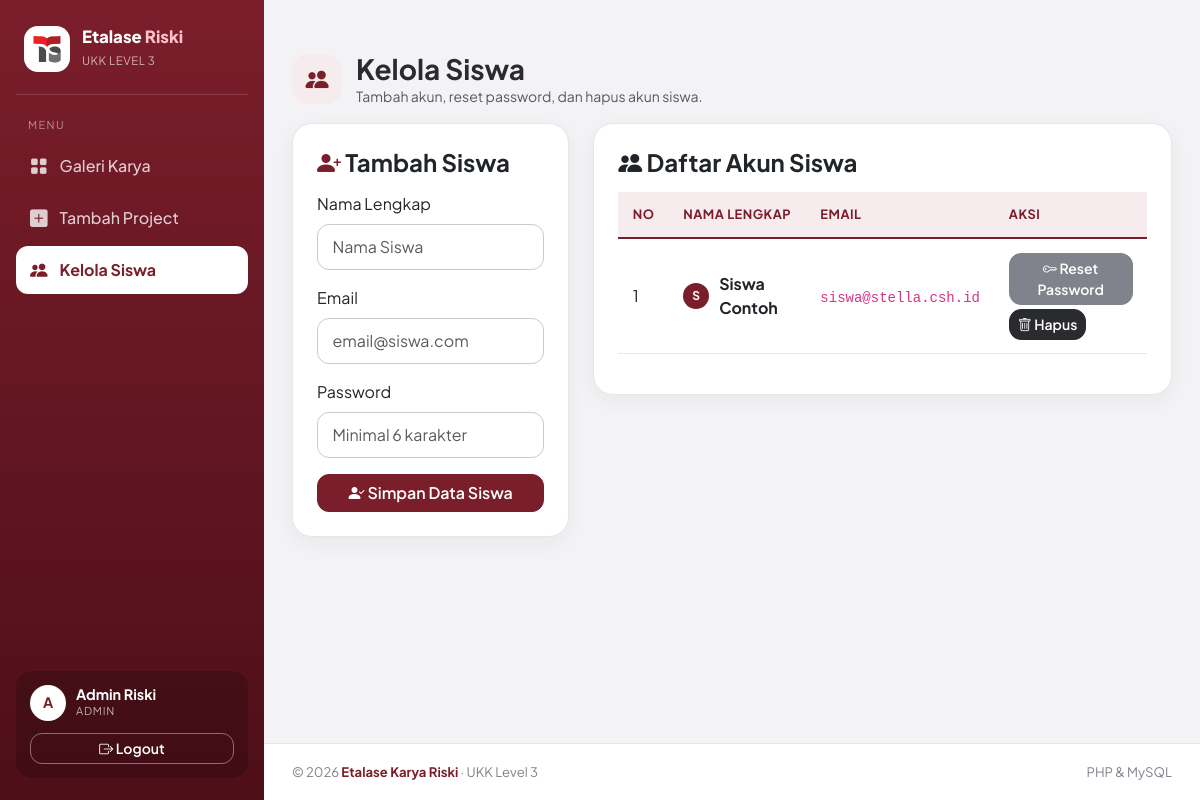
Page /admin/siswa.php (signed in) on the committed database.
### tables this page shows
CREATE TABLE IF NOT EXISTS users (
    id INT AUTO_INCREMENT PRIMARY KEY,
    nama VARCHAR(100) NOT NULL,
    email VARCHAR(100) UNIQUE NOT NULL,
    password VARCHAR(255) NOT NULL,
    role ENUM('super_admin', 'admin', 'siswa') DEFAULT 'siswa'
);

### middleware/auth_check.php (called while the page is built, shortened)
<?php
function e($value): string {
    return htmlspecialchars((string) $value, ENT_QUOTES, 'UTF-8');
}
function initial_of($name): string {
    $name = trim((string) $name);
    return $name === '' ? '?' : mb_strtoupper(mb_substr($name, 0, 1, 'UTF-8'), 'UTF-8');
}

### admin/siswa.php (the view, shortened to what this page needs)
<?php
require_once '../config/kuis_db.php';
require_once '../middleware/auth_check.php';
$siswa = $pdo->query("SELECT * FROM users WHERE role = 'siswa' ORDER BY id DESC")->fetchAll();
?>
<!DOCTYPE html>
<html lang="id">
<head>
    <link href="https://cdn.jsdelivr.net/npm/bootstrap@5.3.0/dist/css/bootstrap.min.css" rel="stylesheet">
    <link rel="stylesheet" href="https://cdn.jsdelivr.net/npm/bootstrap-icons@1.11.0/font/bootstrap-icons.css">
    <link rel="stylesheet" href="../assets/css/theme.css">
    <link rel="stylesheet" href="../assets/css/kelola.css">
</head>
<body>
<?php require __DIR__ . '/../includes/navbar.php'; ?>
<div class="container my-4">
    <div class="page-head mb-3">
        <div class="icon-box"><i class="bi bi-people-fill"></i></div>
        <div>
            <h3 class="fw-bold mb-0">Kelola Siswa</h3>
            <p class="text-muted mb-0 small">Tambah akun, reset password, dan hapus akun siswa.</p>
        </div>
    </div>
    <div class="row g-4">
        <div class="col-md-4">
            <div class="card card-custom p-4">
                <h4 class="fw-bold mb-3"><i class="bi bi-person-plus-fill text-primary"></i> Tambah Siswa</h4>
                <form method="POST">
                    <div class="mb-3">
                        <label class="form-label">Nama Lengkap</label>
                        <input type="text" name="nama" class="form-control" required placeholder="Nama Siswa" value="<?= e($_POST['nama'] ?? '') ?>">
                    </div>
                    <div class="mb-3">
                        <label class="form-label">Email</label>
                        <input type="email" name="email" class="form-control" required placeholder="email@siswa.com" value="<?= e($_POST['email'] ?? '') ?>">
                    </div>
                    <div class="mb-3">
                        <label class="form-label">Password</label>
                        <input type="password" name="password" class="form-control" required minlength="6" placeholder="Minimal 6 karakter">
                    </div>
                    <button type="submit" class="btn btn-primary w-100"><i class="bi bi-person-check-fill"></i> Simpan Data Siswa</button>
                </form>
            </div>
        </div>
        <div class="col-md-8">
            <div class="card card-custom p-4">
                <h4 class="fw-bold mb-3"><i class="bi bi-people-fill text-dark"></i> Daftar Akun Siswa</h4>
                <div class="table-responsive">
                    <table class="table table-hover align-middle table-custom">
                        <thead>
                            <tr>
                                <th>No</th>
                                <th>Nama Lengkap</th>
                                <th>Email</th>
                                <th>Aksi</th>
                            </tr>
                        </thead>
                        <tbody>
                            <?php $no = 1; foreach ($siswa as $row): ?>
                            <tr>
                                <td><?= $no++ ?></td>
                                <td><div class="name-cell"><span class="avatar avatar-sm"><?= e(initial_of($row['nama'])) ?></span><b><?= e($row['nama']) ?></b></div></td>
                                <td><code><?= e($row['email']) ?></code></td>
                                <td>
                                    <div class="d-flex gap-1 flex-wrap">
                                        <form method="POST" onsubmit="return confirm('Reset password siswa ini menjadi <?= e(DEFAULT_RESET_PASSWORD) ?>?');">
                                            <button type="submit" class="btn btn-warning btn-sm"><i class="bi bi-key"></i> Reset Password</button>
                                        </form>
                                        <form method="POST" onsubmit="return confirm('Hapus akun siswa ini beserta karya yang diunggah?');">
                                            <button type="submit" class="btn btn-danger btn-sm"><i class="bi bi-trash"></i> Hapus</button>
                                        </form>
                                    </div>
                                </td>
                            </tr>
                            <?php endforeach; ?>
                        </tbody>
                    </table>
                </div>
            </div>
        </div>
    </div>
</div>
<?php require __DIR__ . '/../includes/footer.php'; ?>
</body>
</html>

### assets/css/theme.css (style rules this page uses)
:root { --maroon: #7b1e2b; --maroon-dark: #4d0f18; --maroon-soft: #f7eced; --ink: #2a2b2f; --gray-700: #4b4e55; --gray-500: #80838b; --gray-300: #c9cbd0; --gray-200: #e5e6e9; --gray-100: #f3f3f5; --sidebar-w: 264px; --bs-primary: #7b1e2b; --bs-primary-rgb: 123, 30, 43; --bs-link-color: #7b1e2b; --bs-link-color-rgb: 123, 30, 43; --bs-link-hover-color: #4d0f18; --bs-link-hover-color-rgb: 77, 15, 24; --bs-body-font-family: 'Plus Jakarta Sans', system-ui, -apple-system, 'Segoe UI', Roboto, sans-serif; }
body { font-family: var(--bs-body-font-family); background: var(--gray-100); color: var(--ink); }
.app-content > .container, .app-content > .page-wrap { width: 100%; max-width: 1180px; margin-left: auto; margin-right: auto; padding: 28px 28px 0; flex: 1 0 auto; }
.avatar { width: 36px; height: 36px; border-radius: 50%; background: var(--maroon); color: #fff; font-weight: 700; font-size: .9rem; display: inline-flex; align-items: center; justify-content: center; flex-shrink: 0; }
.avatar-sm { width: 26px; height: 26px; font-size: .75rem; }
.btn { border-radius: 12px; font-weight: 600; }
.btn-primary, .btn-success { --bs-btn-color: #ffffff; --bs-btn-bg: var(--maroon); --bs-btn-border-color: var(--maroon); --bs-btn-hover-color: #ffffff; --bs-btn-hover-bg: var(--maroon-dark); --bs-btn-hover-border-color: var(--maroon-dark); --bs-btn-focus-shadow-rgb: 123, 30, 43; --bs-btn-active-color: #ffffff; --bs-btn-active-bg: #3a080f; --bs-btn-active-border-color: #3a080f; --bs-btn-disabled-bg: var(--maroon); --bs-btn-disabled-border-color: var(--maroon); }
.btn-warning { --bs-btn-color: #ffffff; --bs-btn-bg: var(--gray-500); --bs-btn-border-color: var(--gray-500); --bs-btn-hover-color: #ffffff; --bs-btn-hover-bg: #65686f; --bs-btn-hover-border-color: #65686f; --bs-btn-active-color: #ffffff; --bs-btn-active-bg: #585b61; --bs-btn-active-border-color: #585b61; }
.btn-danger { --bs-btn-color: #ffffff; --bs-btn-bg: var(--ink); --bs-btn-border-color: var(--ink); --bs-btn-hover-color: #ffffff; --bs-btn-hover-bg: #111214; --bs-btn-hover-border-color: #111214; --bs-btn-active-color: #ffffff; --bs-btn-active-bg: #0a0b0c; --bs-btn-active-border-color: #0a0b0c; }
.text-primary, .text-success { color: var(--maroon) !important; }
.form-control, .form-select { border-radius: 12px; border-color: var(--gray-300); padding: .62rem .9rem; }

### assets/css/kelola.css (style rules this page uses)
.card-custom { border: 1px solid var(--gray-200); border-radius: 20px; box-shadow: 0 6px 20px rgba(42,43,47,.05); background: #ffffff; }
.page-head { display: flex; align-items: center; gap: 14px; }
.page-head .icon-box { width: 50px; height: 50px; border-radius: 16px; background: var(--maroon-soft); color: var(--maroon); display: flex; align-items: center; justify-content: center; font-size: 1.45rem; }
.table-custom thead th { background: var(--maroon-soft); color: var(--maroon); font-weight: 700; font-size: .8rem; letter-spacing: .5px; text-transform: uppercase; border-bottom: 2px solid var(--maroon); padding: .8rem .9rem; }
.table-custom tbody td { padding: .85rem .9rem; border-color: var(--gray-200); }
.name-cell { display: flex; align-items: center; gap: 10px; }

### rows in the picture
users: nama "S", nama "Siswa Contoh", email "siswa@stella.csh.id"

### other values in the picture
initial_of($_SESSION['nama'] ?? '') "A"
$_SESSION['nama'] "Admin Riski"
str_replace('_', ' ', $_SESSION['role']) "ADMIN"
